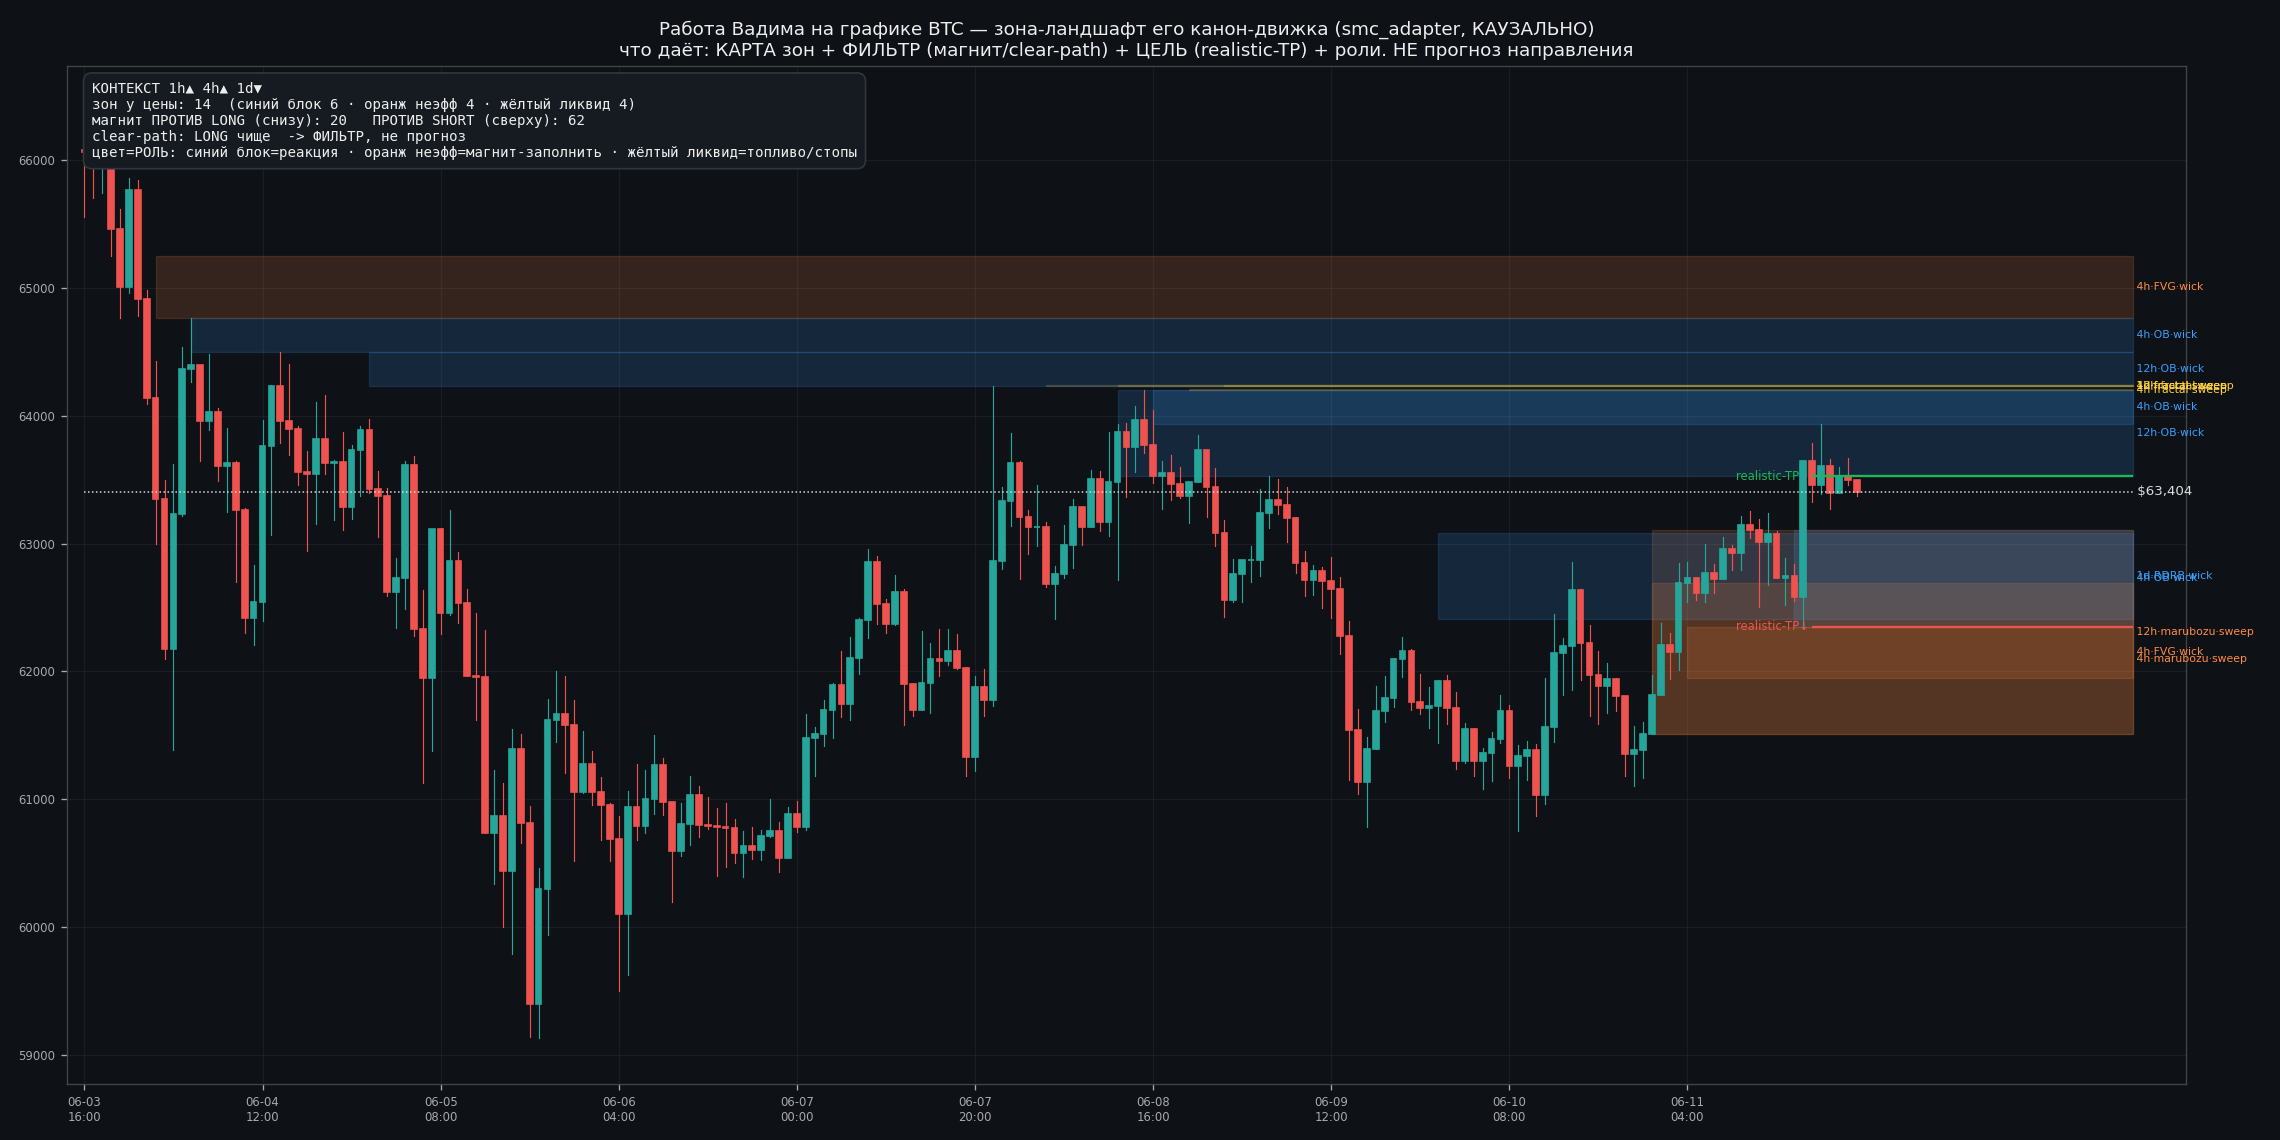

This chart was generated by the following Python code:
"""Демо работы Вадима на графике: зона-ландшафт его канон-движка (через smc_adapter) на BTC.

Показывает, ЧТО даёт его работа (не прогноз направления, а контекст/фильтр/цель/инвалидация):
  - активные канон-зоны у цены, КАУЗАЛЬНО (snapshot на последнем баре), цвет по РОЛИ
    (⛽ liquidity / 🧲 inefficiency / 🎯 block), подпись TF·тип·митигация;
  - magnet/clear-path для LONG и SHORT (его «зоны=магниты»);
  - realistic-TP = ближайший магнит вверх/вниз;
  - мульти-ТФ контекст (1h/4h/1d).
Выход: research/ta_laws/demo_vadim_zones.png
Запуск: set PYTHONIOENCODING=utf-8 && venv/Scripts/python.exe research/ta_laws/demo_vadim_zones.py
"""
from __future__ import annotations
import sys
from pathlib import Path
import matplotlib
matplotlib.use("Agg")
import matplotlib.pyplot as plt
import numpy as np
import pandas as pd
from matplotlib.patches import Rectangle

HERE = Path(__file__).resolve().parent
ROOT = HERE.parents[1]
sys.path.insert(0, str(ROOT))
sys.path.insert(0, str(HERE))
import geometry as G  # noqa: E402
from research.smc_adapter import (precompute_zone_events, snapshot_from_events,  # noqa: E402
                                  zone_confluence, ROLE, ZTYPES_FAST)

ROLE_COL = {"block": "#3aa0ff", "inefficiency": "#ff8c42", "liquidity": "#ffd23f"}
ROLE_RU = {"block": "блок 🎯реакция", "inefficiency": "неэфф 🧲магнит", "liquidity": "ликвид ⛽топливо"}


def load_1m(sym):
    df = pd.read_csv(ROOT / "data" / f"{sym}_1m.csv", parse_dates=["open_time"], index_col="open_time")
    df.index = df.index.tz_convert("UTC") if df.index.tz else df.index.tz_localize("UTC")
    return df.sort_index()


def rs(df, freq):
    return df.resample(freq, origin="epoch", label="left", closed="left").agg({
        "open": "first", "high": "max", "low": "min", "close": "last", "volume": "sum"}).dropna(subset=["close"])


def trend(s, ts, td):
    a = s.asof(ts); b = s.asof(ts - td)
    return "UP" if (pd.notna(a) and pd.notna(b) and a > b) else "DOWN"


def candles(ax, sub, x0):
    for i, (_, r) in enumerate(sub.iterrows()):
        x = x0 + i; up = r["close"] >= r["open"]
        col = "#26a69a" if up else "#ef5350"
        ax.plot([x, x], [r["low"], r["high"]], color=col, lw=0.7, zorder=3)
        a, b = sorted([r["open"], r["close"]])
        ax.add_patch(Rectangle((x - 0.32, a), 0.64, max(b - a, 1e-9), facecolor=col, edgecolor=col, zorder=4))


def main():
    sym = "BTCUSDT"
    d1 = load_1m(sym)
    d1 = d1.loc[d1.index >= d1.index[-1] - pd.Timedelta(days=130)]
    h1 = rs(d1, "1h")
    c4 = rs(d1, "4h")["close"]; c1d = rs(d1, "1d")["close"]; c1h = h1["close"]
    ev, resampled = precompute_zone_events(d1, tfs=("4h", "12h", "1d"), types=ZTYPES_FAST)
    ts = h1.index[-1] + pd.Timedelta(minutes=1)
    price = float(c1h.iloc[-1])
    zones = snapshot_from_events(ev, resampled, d1, ts)
    near = [z for z in zones if z.distance_pct <= 7.0]
    near = sorted(near, key=lambda z: z.distance_pct)[:14]

    # контекст
    t1 = trend(c1h, h1.index[-1], pd.Timedelta(hours=10))
    t4 = trend(c4, h1.index[-1], pd.Timedelta(hours=40))
    td = trend(c1d, h1.index[-1], pd.Timedelta(days=10))
    arr = lambda t: "▲" if t == "UP" else "▼"
    mag_long = zone_confluence(zones, price, "UP")["score"]
    mag_short = zone_confluence(zones, price, "DOWN")["score"]
    # realistic-TP = ближайшая зона вверх/вниз
    ups = [(z.lo - price, z.lo) for z in near if z.lo > price]
    dns = [(price - z.hi, z.hi) for z in near if z.hi < price]
    tp_up = min(ups)[1] if ups else None
    tp_dn = max(dns)[1] if dns else None

    n = len(h1); start = max(n - 200, 0); xr = n + 30
    fig, ax = plt.subplots(figsize=(19, 9.5))
    fig.patch.set_facecolor("#0e1116"); ax.set_facecolor("#0e1116")
    candles(ax, h1.iloc[start:], start)
    ax.hlines(price, start, xr, color="#ddd", lw=0.9, ls=":", zorder=6)
    ax.text(xr, price, f" ${price:,.0f}", color="#ddd", fontsize=8, va="center")

    for z in near:
        role = ROLE.get(z.type, "block"); col = ROLE_COL[role]
        bx = h1.index.searchsorted(z.born_ts, side="left")
        x0 = max(bx, start)
        ax.add_patch(Rectangle((x0, z.lo), xr - x0, max(z.hi - z.lo, price * 1e-4),
                               facecolor=col, alpha=0.16, edgecolor=col, lw=0.8, zorder=2))
        lab = f"{z.tf}·{z.type}·{z.mitigation_model.split('-')[0]}"
        ax.text(xr, (z.lo + z.hi) / 2, f" {lab}", color=col, fontsize=6.5, va="center", zorder=7)

    # realistic-TP маркеры
    if tp_up:
        ax.hlines(tp_up, n - 6, xr, color="#1db954", lw=1.4, zorder=6)
        ax.text(n - 6, tp_up, "realistic-TP↑ ", color="#1db954", fontsize=7, ha="right", va="center")
    if tp_dn:
        ax.hlines(tp_dn, n - 6, xr, color="#ef5350", lw=1.4, zorder=6)
        ax.text(n - 6, tp_dn, "realistic-TP↓ ", color="#ef5350", fontsize=7, ha="right", va="center")

    nb = sum(1 for z in near if ROLE.get(z.type) == "block")
    ni = sum(1 for z in near if ROLE.get(z.type) == "inefficiency")
    nl = sum(1 for z in near if ROLE.get(z.type) == "liquidity")
    leg = [f"КОНТЕКСТ 1h{arr(t1)} 4h{arr(t4)} 1d{arr(td)}",
           f"зон у цены: {len(near)}  (синий блок {nb} · оранж неэфф {ni} · жёлтый ликвид {nl})",
           f"магнит ПРОТИВ LONG (снизу): {mag_long:.0f}   ПРОТИВ SHORT (сверху): {mag_short:.0f}",
           f"clear-path: {'LONG' if mag_long < mag_short else 'SHORT'} чище  -> ФИЛЬТР, не прогноз",
           "цвет=РОЛЬ: синий блок=реакция · оранж неэфф=магнит-заполнить · жёлтый ликвид=топливо/стопы"]
    ax.text(0.012, 0.985, "\n".join(leg), transform=ax.transAxes, fontsize=8.5, color="#eee",
            va="top", ha="left", zorder=9, family="monospace",
            bbox=dict(boxstyle="round,pad=0.6", fc="#161b22", ec="#30363d"))

    ax.set_title("Работа Вадима на графике BTC — зона-ландшафт его канон-движка (smc_adapter, КАУЗАЛЬНО)\n"
                 "что даёт: КАРТА зон + ФИЛЬТР (магнит/clear-path) + ЦЕЛЬ (realistic-TP) + роли. НЕ прогноз направления",
                 fontsize=11, color="#eee")
    ax.set_xlim(start - 2, xr + 6); ax.grid(alpha=0.10, color="#888"); ax.tick_params(colors="#aaa", labelsize=7)
    xt = list(range(start, n, max((n - start) // 10, 1)))
    ax.set_xticks(xt); ax.set_xticklabels([h1.index[t].strftime("%m-%d\n%H:%M") for t in xt])
    for sp in ax.spines.values():
        sp.set_color("#444")
    fig.tight_layout()
    out = HERE / "demo_vadim_zones.png"
    fig.savefig(out, dpi=120, facecolor=fig.get_facecolor())
    print(f"saved {out}; зон активных {len(zones)}, показано {len(near)}; "
          f"snapshot {h1.index[-1]}; magnet L/S {mag_long:.0f}/{mag_short:.0f}")
    for z in near[:10]:
        print(f"  {z.tf:>3} {z.type:<9} {ROLE.get(z.type):<12} {z.side:<6} dist {z.distance_pct:5.2f}% "
              f"[{z.lo:,.0f}–{z.hi:,.0f}] mit {z.mitigation_model}")


if __name__ == "__main__":
    main()
